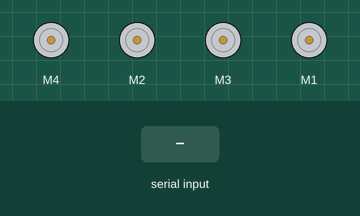
Recording of a sketch running on a simulated Arduino Uno, built with avr-gcc and run on an emulated ATmega328P. Parts: 4 × DC motor (green arrow = forward, orange = backward, longer = faster). Inputs (shaded band) come from the test bench. What the sketch prints to the serial monitor is not drawn.

Above: at 1.2 s.
1.3 s: "s" received over Serial
At 1.8 s:
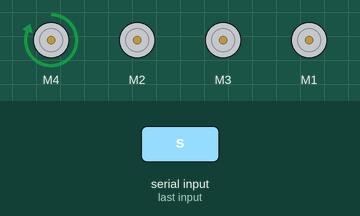
2.8 s: byte 101 (101) received over Serial
4.3 s: byte 114 (114) received over Serial
5.8 s: "d" received over Serial
At 6.5 s:
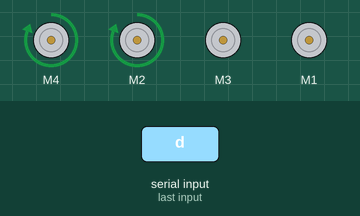
7.3 s: "f" received over Serial
At 7.6 s:
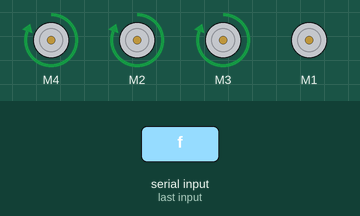
8.8 s: "a" received over Serial
At 10.0 s:
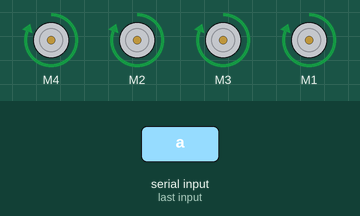
Timing chart, 0 to 11.3 s (numbered marks = the images above; inputs shaded):
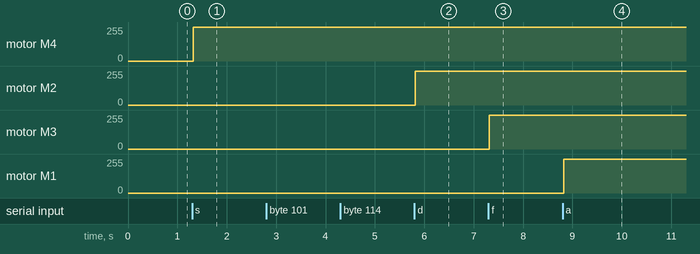

The sketch:

Carrinho_com_driver_de_motor.ino
```cpp
#include <AFMotor.h>

AF_DCMotor motorde(1); //Seleciona o motor 1
AF_DCMotor motordd(4); //Seleciona o motor 2
AF_DCMotor motorte(2); //Seleciona o motor 3
AF_DCMotor motortd(3); //Seleciona o motor 4

int tecla = 0;

void setup()
{
  Serial.begin(9600);
}

void loop()
{
   tecla = Serial.read();
   Serial.print("Valor lido");
   Serial.println(tecla,DEC);

  if (tecla == 97)// ativando pela tecla a
  {
motorde.setSpeed(255); //Define a velocidade maxima
motorde.run(FORWARD); //Gira o motor sentido horario
  }

  if (tecla == 115) // ativando pela tecla s
  {
motordd.setSpeed(255); //Define a velocidade maxima
motordd.run(FORWARD); //Gira o motor sentido horario
  }

  if (tecla == 100) // ativando pela tecla d
  {
motorte.setSpeed(255); //Define a velocidade maxima
motorte.run(FORWARD); //Gira o motor sentido horario
  }

  if (tecla == 102) // ativando pela tecla d
  {
motortd.setSpeed(255); //Define a velocidade maxima
motortd.run(FORWARD); //Gira o motor sentido horario
  }

  if (tecla == 113) // ativando pela tecla q
  {
motorde.setSpeed(0);
motorde.run(RELEASE); //Desliga o motor
  }

  if (tecla == 119) // ativando pela tecla w
  {
motordd.setSpeed(0);
motordd.run(RELEASE); //Desliga o motor
  }
  if (tecla == 101) // ativando pela tecla e
  {
motorte.setSpeed(0);
motorte.run(RELEASE); //Desliga o motor
  }

  if (tecla == 114) // ativando pela tecla r
  {
motortd.setSpeed(0);
motortd.run(RELEASE); //Desliga o motor
  }
}
```

Measured:
- after the input at 1.3 s, motor M4: stopped → forward 255/255 at once
- after the input at 5.8 s, motor M2: stopped → forward 255/255 at once
- after the input at 7.3 s, motor M3: stopped → forward 255/255 at once
- after the input at 8.8 s, motor M1: stopped → forward 255/255 at once
